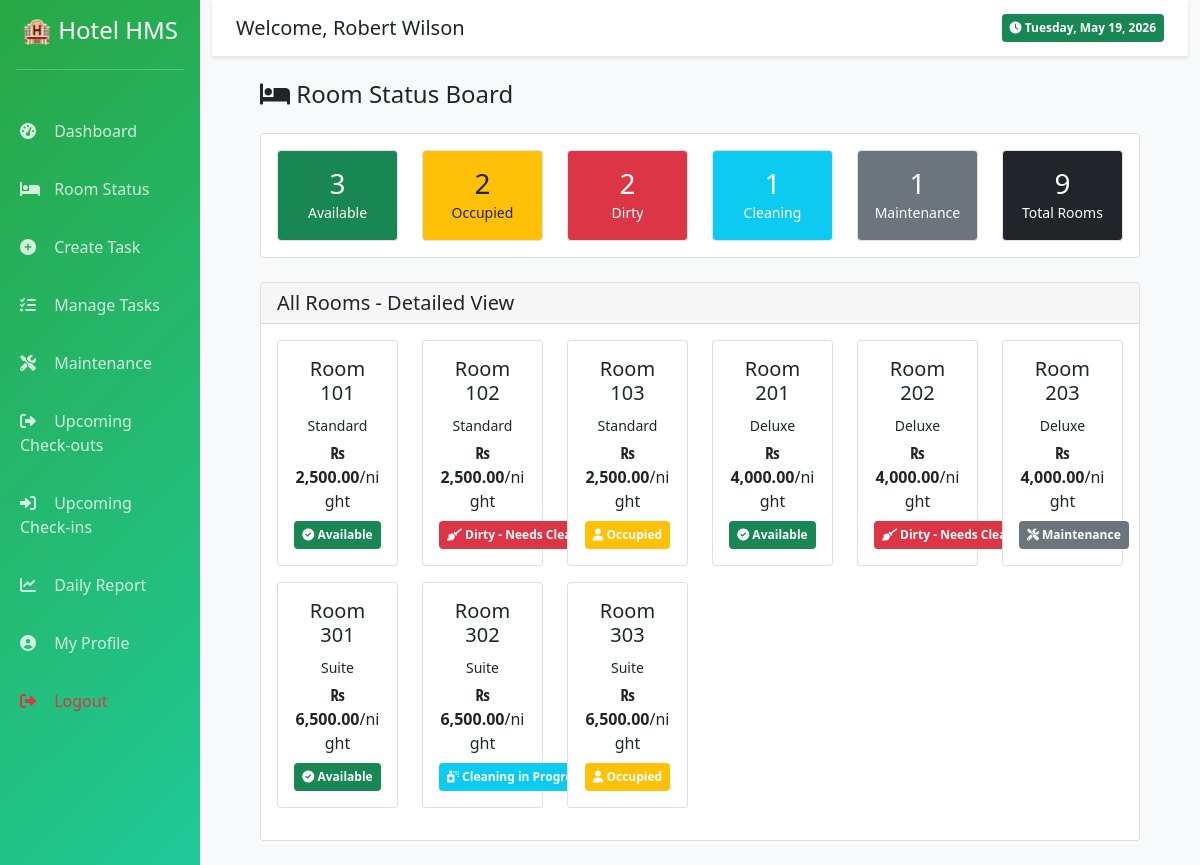
Page /index.php?controller=housekeeping&action=roomStatus (signed in) on the committed database.
### tables this page shows
CREATE TABLE `rooms` (
  `room_id` int(11) NOT NULL AUTO_INCREMENT,
  `room_number` varchar(20) NOT NULL,
  `room_type` varchar(50) NOT NULL,
  `price` decimal(10,2) NOT NULL,
  `capacity` int(11) DEFAULT NULL,
  `floor` int(11) DEFAULT NULL,
  `amidity` text DEFAULT NULL,
  `room_description` text DEFAULT NULL,
  `status` enum('available','occupied','dirty','cleaning','maintenance') DEFAULT 'available',
  PRIMARY KEY (`room_id`),
  UNIQUE KEY `room_number` (`room_number`)
);

### controllers/HousekeepingController.php (called while the page is built, shortened)
<?php
require_once __DIR__ . '/../models/Room.php';
class HousekeepingController {
    private $roomModel;
    public function __construct() {
        $this->roomModel = new Room();
    }
    public function roomStatus() {
        $rooms = $this->roomModel->getAllRooms();
        $room_stats = $this->roomModel->getRoomStats();
        extract(array(
            'rooms' => $rooms,
            'room_stats' => $room_stats
        ));
        include __DIR__ . '/../views/housekeeping/room-status.php';
    }
}
?>

### models/Room.php (called while the page is built, shortened)
<?php
require_once __DIR__ . '/../config/database.php';
class Room {
    private $conn;
    private $table = "rooms";
    public function __construct() {
        $database = new Database();
        $this->conn = $database->getConnection();
    }
    public function getAllRooms() {
        $query = "SELECT * FROM " . $this->table . " ORDER BY CAST(room_number AS UNSIGNED)";
        $result = $this->conn->query($query);
        return $result->fetch_all(MYSQLI_ASSOC);
    }
    public function getRoomStats() {
        $query = "SELECT
                    SUM(CASE WHEN status = 'available' THEN 1 ELSE 0 END) as available,
                    SUM(CASE WHEN status = 'occupied' THEN 1 ELSE 0 END) as occupied,
                    SUM(CASE WHEN status = 'dirty' THEN 1 ELSE 0 END) as dirty,
                    SUM(CASE WHEN status = 'cleaning' THEN 1 ELSE 0 END) as cleaning,
                    SUM(CASE WHEN status = 'inspection' THEN 1 ELSE 0 END) as inspection,
                    SUM(CASE WHEN status = 'maintenance' THEN 1 ELSE 0 END) as maintenance,
                    COUNT(*) as total
                  FROM " . $this->table;
        $result = $this->conn->query($query);
        return $result->fetch_assoc();
    }
}
?>

### config/database.php (called while the page is built, shortened)
<?php
class Database {
    private $host = "localhost";
    private $db_name = "hotelbookingsystem";
    private $username = "root";
    private $password = "";
    public function getConnection() {
        $this->conn = null;
        try {
            $this->conn = new mysqli($this->host, $this->username, $this->password, $this->db_name);
            $this->conn->set_charset("utf8mb4");
        } catch (Exception $e) {
            die("Database connection error: " . $e->getMessage());
        }
        return $this->conn;
    }
}
?>

### views/housekeeping/room-status.php (the view, shortened to what this page needs)
<?php
$content = '
<div class="container-fluid">
    <h4 class="mb-4"><i class="fas fa-bed"></i> Room Status Board</h4>
    <div class="row mb-4">
        <div class="col-12">
            <div class="card">
                <div class="card-body">
                    <div class="row text-center">
                        <div class="col-2">
                            <div class="border rounded p-3 bg-success text-white">
                                <h3 class="mb-0">' . ($room_stats['available'] ?? 0) . '</h3>
                                <small>Available</small>
                            </div>
                        </div>
                        <div class="col-2">
                            <div class="border rounded p-3 bg-warning">
                                <h3 class="mb-0">' . ($room_stats['occupied'] ?? 0) . '</h3>
                                <small>Occupied</small>
                            </div>
                        </div>
                        <div class="col-2">
                            <div class="border rounded p-3 bg-danger text-white">
                                <h3 class="mb-0">' . ($room_stats['dirty'] ?? 0) . '</h3>
                                <small>Dirty</small>
                            </div>
                        </div>
                        <div class="col-2">
                            <div class="border rounded p-3 bg-info text-white">
                                <h3 class="mb-0">' . ($room_stats['cleaning'] ?? 0) . '</h3>
                                <small>Cleaning</small>
                            </div>
                        </div>
                        <div class="col-2">
                            <div class="border rounded p-3 bg-secondary text-white">
                                <h3 class="mb-0">' . ($room_stats['maintenance'] ?? 0) . '</h3>
                                <small>Maintenance</small>
                            </div>
                        </div>
                        <div class="col-2">
                            <div class="border rounded p-3 bg-dark text-white">
                                <h3 class="mb-0">' . ($room_stats['total'] ?? 0) . '</h3>
                                <small>Total Rooms</small>
                            </div>
                        </div>
                    </div>
                </div>
            </div>
        </div>
    </div>
    <div class="row">
        <div class="col-12">
            <div class="card">
                <div class="card-header">
                    <h5 class="mb-0">All Rooms - Detailed View</h5>
                </div>
                <div class="card-body">
                    <div class="row">
                        ' . implode('', array_map(function($room) {
                            $statusClass = '';
                            $statusIcon = '';
                            $statusText = '';
                            switch($room['status']) {
                                case 'available':
                                    $statusClass = 'success';
                                    $statusIcon = 'fa-check-circle';
                                    $statusText = 'Available';
                                    break;
                                case 'occupied':
                                    $statusClass = 'warning';
                                    $statusIcon = 'fa-user';
                                    $statusText = 'Occupied';
                                    break;
                                case 'dirty':
                                    $statusClass = 'danger';
                                    $statusIcon = 'fa-broom';
                                    $statusText = 'Dirty - Needs Cleaning';
                                    break;
                                case 'cleaning':
                                    $statusClass = 'info';
                                    $statusIcon = 'fa-spray-can';
                                    $statusText = 'Cleaning in Progress';
                                    break;
                                case 'maintenance':
                                    $statusClass = 'secondary';
                                    $statusIcon = 'fa-tools';
                                    $statusText = 'Maintenance';
                                    break;
                            }
                            return '<div class="col-md-3 col-lg-2 mb-3">
                                <div class="card text-center">
                                    <div class="card-body">
                                        <h5 class="card-title">Room ' . $room['room_number'] . '</h5>
                                        <p class="mb-1"><small>' . $room['room_type'] . '</small></p>
                                        <p class="mb-2"><strong>₨ ' . number_format($room['price'], 2) . '</strong>/night</p>
                                        <span class="badge bg-' . $statusClass . ' p-2">
                                            <i class="fas ' . $statusIcon . '"></i> ' . $statusText . '
                                        </span>
                                    </div>
                                </div>
                            </div>';
                        }, $rooms)) . '
                    </div>
                </div>
            </div>
        </div>
    </div>
</div>
';
require_once __DIR__ . '/../layouts/housekeeping-layout.php';
?>

### public/index.php (shortened to what this page needs)
<?php
require_once __DIR__ . '/../config/database.php';
require_once __DIR__ . '/../controllers/HousekeepingController.php';
$controller = $_GET['controller'] ?? 'auth';
$action = $_GET['action'] ?? 'login';
switch($controller) {
    case 'housekeeping':
        $housekeepingController = new HousekeepingController();
        if ($action == 'dashboard') {
            $housekeepingController->dashboard();
        } elseif ($action == 'roomStatus') {
            $housekeepingController->roomStatus();
        } elseif ($action == 'createTask') {
            $housekeepingController->createTask();
        } elseif ($action == 'manageTasks') {
            $housekeepingController->manageTasks();
        } elseif ($action == 'assignTask') {
            $housekeepingController->assignTask();
        } elseif ($action == 'maintenance') {
            $housekeepingController->maintenance();
        } elseif ($action == 'checkouts') {
            $housekeepingController->checkouts();
        } elseif ($action == 'checkins') {
            $housekeepingController->checkins();
        } elseif ($action == 'report') {
            $housekeepingController->report();
        } elseif ($action == 'updateRoomStatus') {
            $housekeepingController->updateRoomStatus();
        } elseif ($action == 'getDashboardStats') {
            $housekeepingController->getDashboardStats();
        } else {
            $housekeepingController->dashboard();
        }
        break;
}
?>

### views/layouts/housekeeping-layout.php (shortened to what this page needs)
<!DOCTYPE html>
<html lang="en">
<head>
    <link href="https://cdn.jsdelivr.net/npm/bootstrap@5.1.3/dist/css/bootstrap.min.css" rel="stylesheet">
    <link rel="stylesheet" href="https://cdnjs.cloudflare.com/ajax/libs/font-awesome/6.0.0/css/all.min.css">
</head>
<body>
    <div class="container-fluid">
        <div class="row">
            <div class="col-md-3 col-lg-2 px-0 sidebar">
                <div class="p-3">
                    <h4 class="text-center mb-4">🏨 Hotel HMS</h4>
                    <hr class="bg-light">
                </div>
                <nav class="nav flex-column">
                    <a class="nav-link" href="index.php?controller=housekeeping&action=dashboard">
                        <i class="fas fa-tachometer-alt"></i> Dashboard
                    </a>
                    <a class="nav-link" href="index.php?controller=housekeeping&action=roomStatus">
                        <i class="fas fa-bed"></i> Room Status
                    </a>
                    <a class="nav-link" href="index.php?controller=housekeeping&action=createTask">
                        <i class="fas fa-plus-circle"></i> Create Task
                    </a>
                    <a class="nav-link" href="index.php?controller=housekeeping&action=manageTasks">
                        <i class="fas fa-tasks"></i> Manage Tasks
                    </a>
                    <a class="nav-link" href="index.php?controller=housekeeping&action=maintenance">
                        <i class="fas fa-tools"></i> Maintenance
                    </a>
                    <a class="nav-link" href="index.php?controller=housekeeping&action=checkouts">
                        <i class="fas fa-sign-out-alt"></i> Upcoming Check-outs
                    </a>
                    <a class="nav-link" href="index.php?controller=housekeeping&action=checkins">
                        <i class="fas fa-sign-in-alt"></i> Upcoming Check-ins
                    </a>
                    <a class="nav-link" href="index.php?controller=housekeeping&action=report">
                        <i class="fas fa-chart-line"></i> Daily Report
                    </a>
                    <a class="nav-link" href="index.php?controller=auth&action=profile">
                        <i class="fas fa-user-circle"></i> My Profile
                    </a>
                    <a class="nav-link text-danger" href="index.php?controller=auth&action=logout">
                        <i class="fas fa-sign-out-alt"></i> Logout
                    </a>
                </nav>
            </div>
            <div class="col-md-9 col-lg-10 main-content">
                <nav class="navbar navbar-expand-lg">
                    <div class="container-fluid">
                        <span class="navbar-brand">Welcome, <?php echo htmlspecialchars($_SESSION['user_name'] ?? 'Housekeeping'); ?></span>
                        <div class="ms-auto">
                            <span class="badge bg-success p-2">
                                <i class="fas fa-clock"></i>
                                <?php echo date('l, F j, Y'); ?>
                            </span>
                        </div>
                    </div>
                </nav>
                <div class="p-4">
                    <?php echo $content; ?>
                </div>
            </div>
        </div>
    </div>
</body>
</html>

### views/layouts/housekeeping-layout.php (style rules this page uses)
.sidebar { min-height: 100vh; background: linear-gradient(135deg, #28a745 0%, #20c997 100%); color: white; }
.sidebar .nav-link { color: rgba(255,255,255,0.8); padding: 12px 20px; margin: 5px 0; border-radius: 8px; transition: all 0.3s; }
.sidebar .nav-link i { margin-right: 10px; width: 20px; }
.main-content { background: #f8f9fa; min-height: 100vh; }
.navbar { background: white; box-shadow: 0 2px 4px rgba(0,0,0,0.1); }

### rows in the picture
rooms: room_number "101", room_type "Standard", price "2,500.00", status "Available"
rooms: room_number "102", room_type "Standard", price "2,500.00", status "Dirty - Needs Cleaning"
rooms: room_number "103", room_type "Standard", price "2,500.00", status "Occupied"
rooms: room_number "201", room_type "Deluxe", price "4,000.00", status "Available"
rooms: room_number "202", room_type "Deluxe", price "4,000.00", status "Dirty - Needs Cleaning"
rooms: room_number "203", room_type "Deluxe", price "4,000.00", status "Maintenance"
rooms: room_number "301", room_type "Suite", price "6,500.00", status "Available"
rooms: room_number "302", room_type "Suite", price "6,500.00", status "Cleaning in Progress"
rooms: room_number "303", room_type "Suite", price "6,500.00", status "Occupied"

### other values in the picture
$_SESSION['user_name'] "Robert Wilson"
$room_stats['available'] "3"
$room_stats['occupied'] "2"
$room_stats['dirty'] "2"
$room_stats['cleaning'] "1"
$room_stats['maintenance'] "1"
$room_stats['total'] "9"
